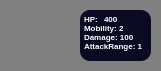
        <widget class="QWidget" name="pl1_ag19_widget" native="true">
         <property name="minimumSize">
          <size>
           <width>161</width>
           <height>71</height>
          </size>
         </property>
         <property name="styleSheet">
          <string notr="true">QWidget{
background-color: #808080;
border-radius:10px;
}</string>
         </property>
         <widget class="QTextBrowser" name="textBrowser_19">
          <property name="geometry">
           <rect>
            <x>80</x>
            <y>10</y>
            <width>71</width>
            <height>51</height>
           </rect>
          </property>
          <property name="styleSheet">
           <string notr="true">color:white;
background-color : #0a0a22;
border:none;
</string>
          </property>
          <property name="verticalScrollBarPolicy">
           <enum>Qt::ScrollBarPolicy::ScrollBarAlwaysOff</enum>
          </property>
          <property name="horizontalScrollBarPolicy">
           <enum>Qt::ScrollBarPolicy::ScrollBarAlwaysOff</enum>
          </property>
          <property name="html">
           <string>&lt;!DOCTYPE HTML PUBLIC &quot;-//W3C//DTD HTML 4.0//EN&quot; &quot;http://www.w3.org/TR/REC-html40/strict.dtd&quot;&gt;
&lt;html&gt;&lt;head&gt;&lt;meta name=&quot;qrichtext&quot; content=&quot;1&quot; /&gt;&lt;meta charset=&quot;utf-8&quot; /&gt;&lt;style type=&quot;text/css&quot;&gt;
p, li { white-space: pre-wrap; }
hr { height: 1px; border-width: 0; }
li.unchecked::marker { content: &quot;\2610&quot;; }
li.checked::marker { content: &quot;\2612&quot;; }
&lt;/style&gt;&lt;/head&gt;&lt;body style=&quot; font-family:'Segoe UI'; font-size:9pt; font-weight:400; font-style:normal;&quot;&gt;
&lt;p align=&quot;justify&quot; style=&quot; margin-top:12px; margin-bottom:12px; margin-left:0px; margin-right:0px; -qt-block-indent:0; text-indent:0px;&quot;&gt;&lt;span style=&quot; font-size:6pt; font-weight:700;&quot;&gt;HP: &lt;br /&gt;Mobility: 2&lt;br /&gt;Damage: 100&lt;br /&gt;AttackRange: 1&lt;/span&gt;&lt;/p&gt;&lt;/body&gt;&lt;/html&gt;</string>
          </property>
         </widget>
         <widget class="QPushButton" name="pl1_ag19_btn">
          <property name="geometry">
           <rect>
            <x>10</x>
            <y>10</y>
            <width>61</width>
            <height>51</height>
           </rect>
          </property>
          <property name="styleSheet">
           <string notr="true">background-image:url(&quot;:/src/images/Agent/Sir Philip&quot;);
background-repeat:no-repeat;
background-position:center;
background-origin:content;
background-size:cover;</string>
          </property>
          <property name="text">
           <string/>
          </property>
         </widget>
         <widget class="QTextBrowser" name="pl1_ag19_HP">
          <property name="geometry">
           <rect>
            <x>100</x>
            <y>10</y>
            <width>25</width>
            <height>15</height>
           </rect>
          </property>
          <property name="styleSheet">
           <string notr="true">color:white;
background-color : #0a0a22;
border:none;</string>
          </property>
          <property name="verticalScrollBarPolicy">
           <enum>Qt::ScrollBarPolicy::ScrollBarAlwaysOff</enum>
          </property>
          <property name="html">
           <string>&lt;!DOCTYPE HTML PUBLIC &quot;-//W3C//DTD HTML 4.0//EN&quot; &quot;http://www.w3.org/TR/REC-html40/strict.dtd&quot;&gt;
&lt;html&gt;&lt;head&gt;&lt;meta name=&quot;qrichtext&quot; content=&quot;1&quot; /&gt;&lt;meta charset=&quot;utf-8&quot; /&gt;&lt;style type=&quot;text/css&quot;&gt;
p, li { white-space: pre-wrap; }
hr { height: 1px; border-width: 0; }
li.unchecked::marker { content: &quot;\2610&quot;; }
li.checked::marker { content: &quot;\2612&quot;; }
&lt;/style&gt;&lt;/head&gt;&lt;body style=&quot; font-family:'Segoe UI'; font-size:9pt; font-weight:400; font-style:normal;&quot;&gt;
&lt;p style=&quot; margin-top:0px; margin-bottom:0px; margin-left:0px; margin-right:0px; -qt-block-indent:0; text-indent:0px;&quot;&gt;&lt;span style=&quot; font-size:6pt; font-weight:700;&quot;&gt;400&lt;/span&gt;&lt;/p&gt;&lt;/body&gt;&lt;/html&gt;</string>
          </property>
         </widget>
        </widget>
